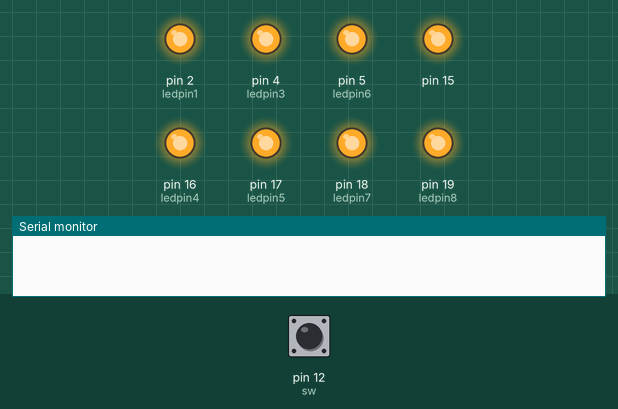
Bench run of a sketch on a simulated Arduino Uno, built with avr-gcc and run on an emulated ATmega328P. On the bench: output pins drawn as LEDs (lit = HIGH), the last lines printed to the serial monitor. The inputs (shaded band) are chosen by the test bench; at power-on: pin 12 (sw) LOW. Pins used as bus, display or sensor lines are not drawn.

Above: at 1.2 s.
1.3 s: pin 12 (sw) pulled HIGH for 0.15 s
At 1.8 s:
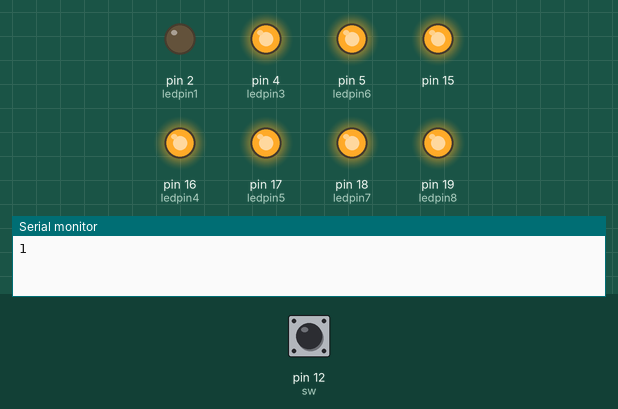
4.0 s: pin 12 (sw) pulled HIGH for 3.2 s
At 7.3 s:
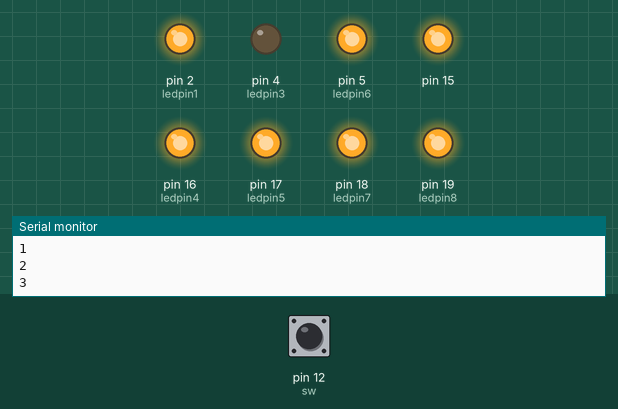
9.0 s: pin 12 (sw) pulled HIGH for 1 s
At 10.0 s:
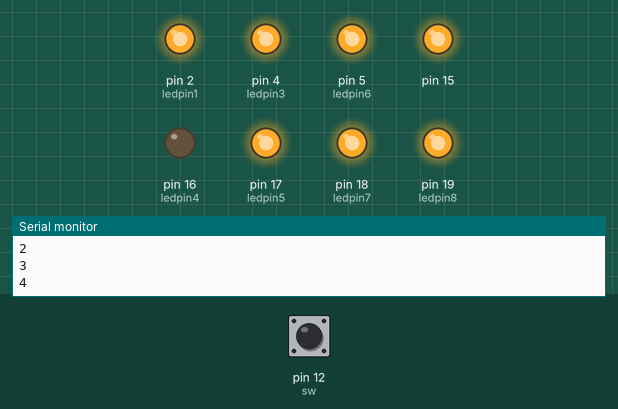
11.7 s: pin 12 (sw) pulled HIGH for 0.15 s
At 12.7 s:
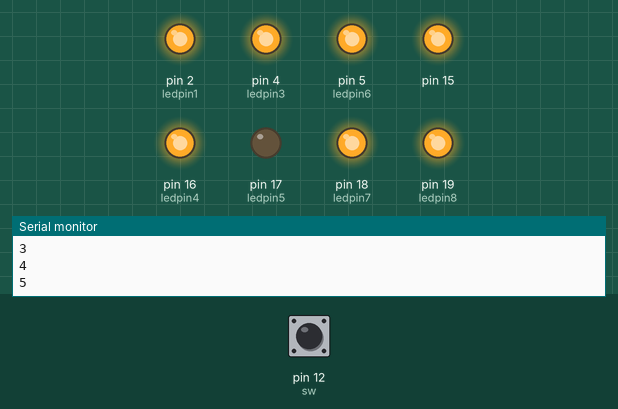
14.4 s: pin 12 (sw) pulled HIGH for 0.15 s
At 15.4 s:
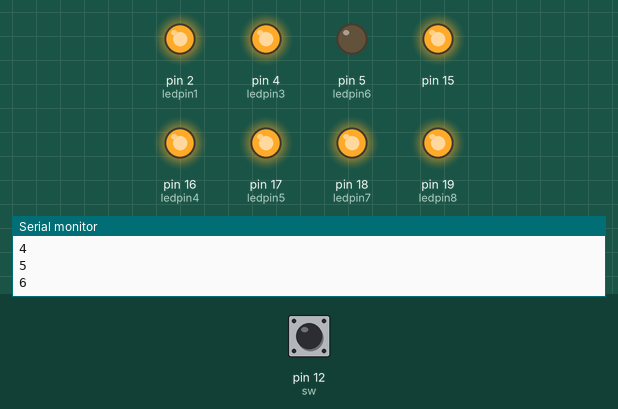
17.1 s: pin 12 (sw) pulled HIGH for 1 s
At 18.1 s:
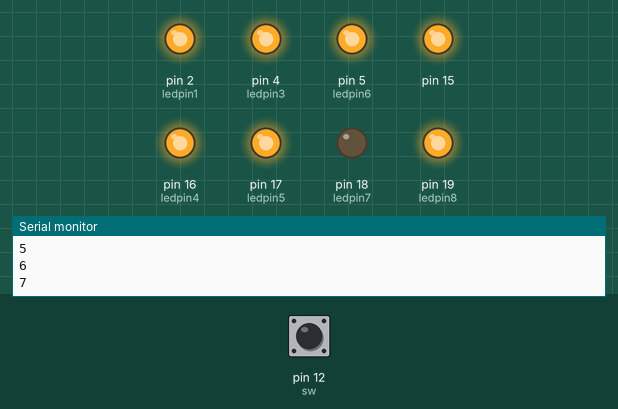
Timing chart, 0 to 20.1 s (numbered marks = the images above; inputs shaded):
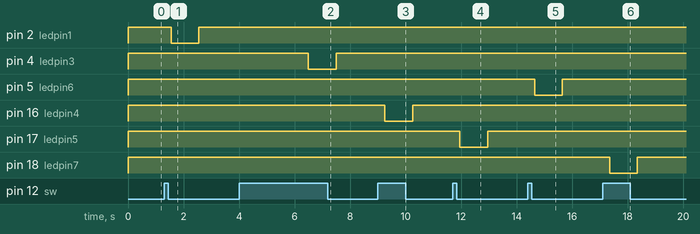

Measured:
- after the input at 1.3 s, pin 2 (ledpin1): HIGH → LOW after 0.25 s, → HIGH 1.0 s later
- after the input at 4.0 s, pin 4 (ledpin3): HIGH → LOW after 2.5 s, → HIGH 1.0 s later
- after the input at 9.0 s, pin 16 (ledpin4): HIGH → LOW after 0.25 s, → HIGH 1.0 s later
- after the input at 11.7 s, pin 17 (ledpin5): HIGH → LOW after 0.25 s, → HIGH 1.0 s later
- after the input at 14.4 s, pin 5 (ledpin6): HIGH → LOW after 0.25 s, → HIGH 1.0 s later
- after the input at 17.1 s, pin 18 (ledpin7): HIGH → LOW after 0.25 s, → HIGH 1.0 s later

The sketch:

Lab_6_record_TEST_6.1-5.ino
```cpp
volatile int i=0;
int ledpin1 = 2;
int ledpin2 = 0;
int ledpin3 = 4;
int ledpin4 = 16;
int ledpin5 = 17;
int ledpin6 = 5;
int ledpin7 = 18;
int ledpin8 = 19;
int sw = 12;
void setup() {
  pinMode(ledpin1,OUTPUT);
  pinMode(ledpin2,OUTPUT);
  pinMode(ledpin3,OUTPUT);
  pinMode(ledpin4,OUTPUT);
  pinMode(ledpin5,OUTPUT);
  pinMode(ledpin6,OUTPUT);
  pinMode(ledpin7,OUTPUT);
  pinMode(ledpin8,OUTPUT);
  pinMode(15,OUTPUT);
  pinMode(sw,INPUT);
  digitalWrite(15,HIGH);
  digitalWrite(ledpin1,1);
  digitalWrite(ledpin2,1);
  digitalWrite(ledpin3,1);
  digitalWrite(ledpin4,1);
  digitalWrite(ledpin5,1);
  digitalWrite(ledpin6,1);
  digitalWrite(ledpin7,1);
  digitalWrite(ledpin8,1);
  Serial.begin(115200);
}

void loop() {
    if(digitalRead(sw) == 1){
      delay(250);
      i++;
      switch(i){
        case 1:
          Serial.println(i);
          digitalWrite(ledpin1,0);
          delay(1000);
          digitalWrite(ledpin1,1);
          delay(1000);
          break;
        case 2:
          Serial.println(i);
          digitalWrite(ledpin2,0);
          delay(1000);
          digitalWrite(ledpin2,1);
          delay(1000);
          break;
        case 3:
          Serial.println(i);
          digitalWrite(ledpin3,0);
          delay(1000);
          digitalWrite(ledpin3,1);
          delay(1000);
          break;
        case 4:
          Serial.println(i);
          digitalWrite(ledpin4,0);
          delay(1000);
          digitalWrite(ledpin4,1);
          delay(1000);
          break;
        case 5:
          Serial.println(i);
          digitalWrite(ledpin5,0);
          delay(1000);
          digitalWrite(ledpin5,1);
          delay(1000);
          break;
        case 6:
          Serial.println(i);
          digitalWrite(ledpin6,0);
          delay(1000);
          digitalWrite(ledpin6,1);
          delay(1000);
          break;
        case 7:
          Serial.println(i);
          digitalWrite(ledpin7,0);
          delay(1000);
          digitalWrite(ledpin7,1);
          delay(1000);
          break;
        case 8:
          Serial.println(i);
          digitalWrite(ledpin8,0);
          delay(1000);
          digitalWrite(ledpin8,1);
          delay(1000);
          break;

      }
    }
    if(i>8){
      i=0;
    }
}
```
